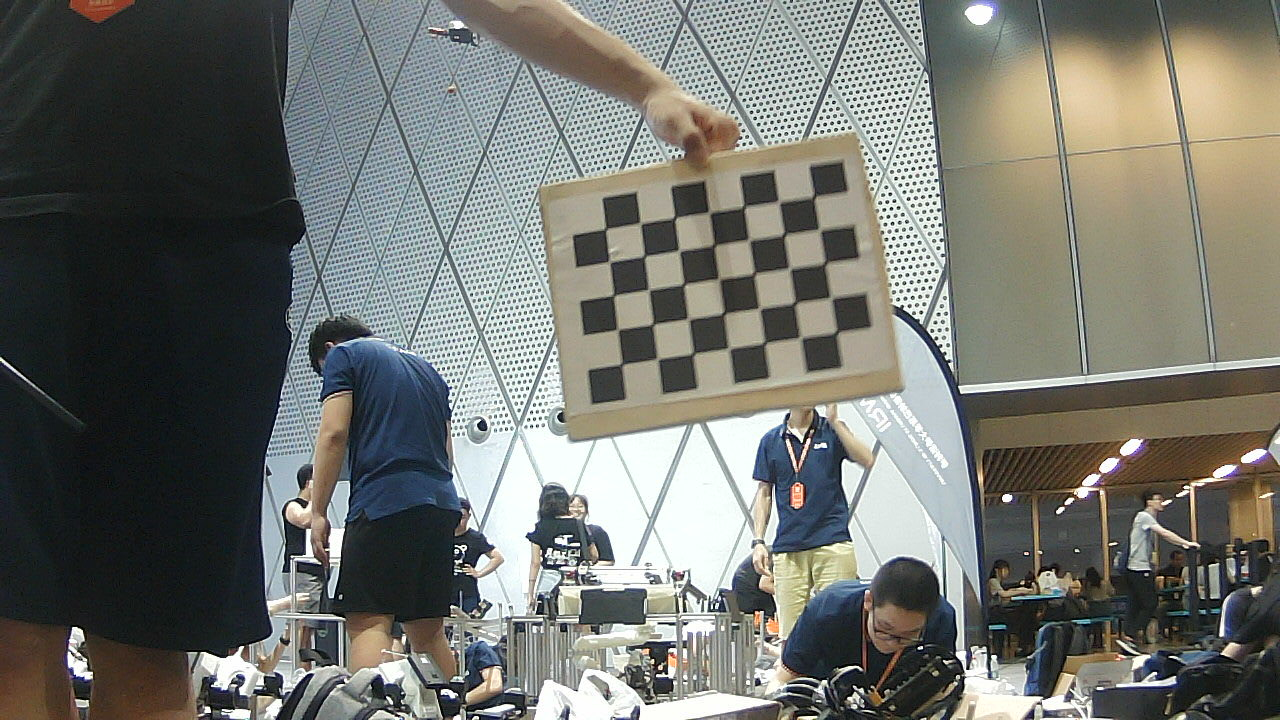
//> input picture picture/my_photo-1.jpg, 1280 x 720 px, given in place of the camera
$ ./main   (built with g++ and OpenCV 4)
//> lines starting //> are read from the running program, lines starting //| are printed output that depends on the picture; after the words box and inside, x2 and y2 are one past the last pixel; in counts of white or black regions, pixels touching at a corner belong together
#include  "angleSol.h"
#include "opencv2/core.hpp"
#include <opencv2/core/utility.hpp>
#include "opencv2/imgproc.hpp"
#include "opencv2/imgcodecs.hpp"
#include "opencv2/videoio.hpp"
#include "opencv2/highgui.hpp"


using namespace std;
using namespace cv;
double angle(Point pt1, Point pt2, Point pt0)
{
    double dx1 = pt1.x - pt0.x;
    double dy1 = pt1.y - pt0.y;
    double dx2 = pt2.x - pt0.x;
    double dy2 = pt2.y - pt0.y;
    return (dx1*dx2 + dy1*dy2) / sqrt((dx1*dx1 + dy1*dy1)*(dx2*dx2 + dy2*dy2) + 1e-10);
}
void findSquares(const Mat& image, vector<vector<Point> >& squares)
{
    int thresh = 50, N = 5;
    squares.clear();

    Mat timg(image);
    medianBlur(image, timg, 5);
    Mat gray0(timg.size(), CV_8U), gray;
    vector<vector<Point> > contours;


    for (int c = 0; c < 3; c++)
    {
        int ch[] = { c, 0 };
        mixChannels(&timg, 1, &gray0, 1, ch, 1);


        for (int l = 0; l < N; l++)
        {

            if (l == 0)
            {
                Canny(gray0, gray, 5, thresh, 5);
                dilate(gray, gray, Mat(), Point(-1, -1));
            }
            else
            {
                gray = gray0 >= (l + 1) * 255 / N;
            }
            //imshow("canny",gray);
            findContours(gray, contours, RETR_LIST, CHAIN_APPROX_SIMPLE);
            imshow("gay",gray);
            vector<Point> approx;
            for (size_t i = 0; i < contours.size(); i++)
            {
                approxPolyDP(Mat(contours[i]), approx, arcLength(Mat(contours[i]), true)*0.02, true);
                if (approx.size() == 4 &&
                    fabs(contourArea(Mat(approx))) > 1000 &&
                    isContourConvex(Mat(approx)))
                {
                    double maxCosine = 0;

                    for (int j = 2; j < 5; j++)
                    {
                        double cosine = fabs(angle(approx[j % 4], approx[j - 2], approx[j - 1]));
                        maxCosine = MAX(maxCosine, cosine);
                    }
                    if (maxCosine < 0.3)
                        squares.push_back(approx);
                }
            }
        }
    }
}
bool descendingArea(const Rect& a,const Rect& b)  {return (a.area()>b.area());}
bool checkSquares(vector<vector<Point> >& squares, Rect& target)
{
    vector<Rect> rects;
    if(squares.size()==0)
    {
        return false;
    }
    for(int i = 0; i<squares.size();i++)
    {
        Rect temp = boundingRect(squares[i]);
        double ratio = (double)temp.height/temp.width;
        if(ratio > 0.4 && ratio < 1.1)
        rects.push_back(temp);
    }
    if(rects.size() == 0)
    {
        return  false;
    }
    sort(rects.begin(),rects.end(),descendingArea);
    target = rects[0];
    return true;
}
int main()
{
    int count = 0;
    VideoCapture cap("/dev/v4l/by-id/usb-HD_Camera_Manufacturer_Stereo_Vision_1_Stereo_Vision_1-video-index0");
    if(!cap.isOpened())
    {
        cout<<"camrea not opened"<<endl;
        return -1;
    }
    while(true)
    {
        Mat img;
        vector<vector<Point>> squares;
        cap >> img;
//> img is the input picture: 720 rows x 1280 cols, CV_8UC3; mean B, G, R 109.7, 115.6, 114.1
        imshow("original",img);
        waitKey(1);
        findSquares(img,squares);
//> in findSquares, `medianBlur(image, timg, 5);`:
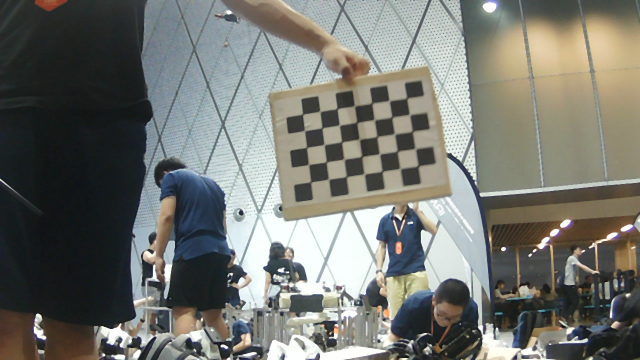
//> image: 720 rows x 1280 cols, CV_8UC3 (shown at 1/2 size); mean B, G, R 111.5, 117.5, 116
//> the loop in findSquares, `for (int c = 0; c < 3; c++)` made 3 passes
//> pass 1, in findSquares, `mixChannels(&timg, 1, &gray0, 1, ch, 1);`:
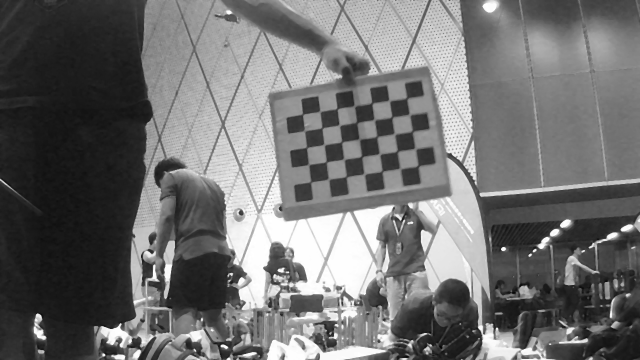
//> gray0: 720 rows x 1280 cols, CV_8UC1 (shown at 1/2 size); min 0, max 255, mean 111.5
//> pass 3, in findSquares, `mixChannels(&timg, 1, &gray0, 1, ch, 1);`:
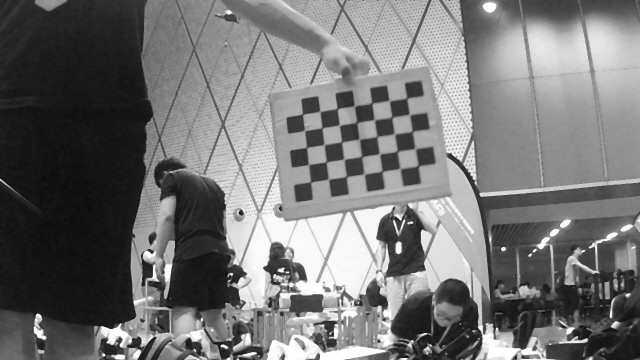
//> gray0: 720 rows x 1280 cols, CV_8UC1 (shown at 1/2 size); min 5, max 255, mean 116
//> after the loop in findSquares, `for (int c = 0; c < 3; c++)`:
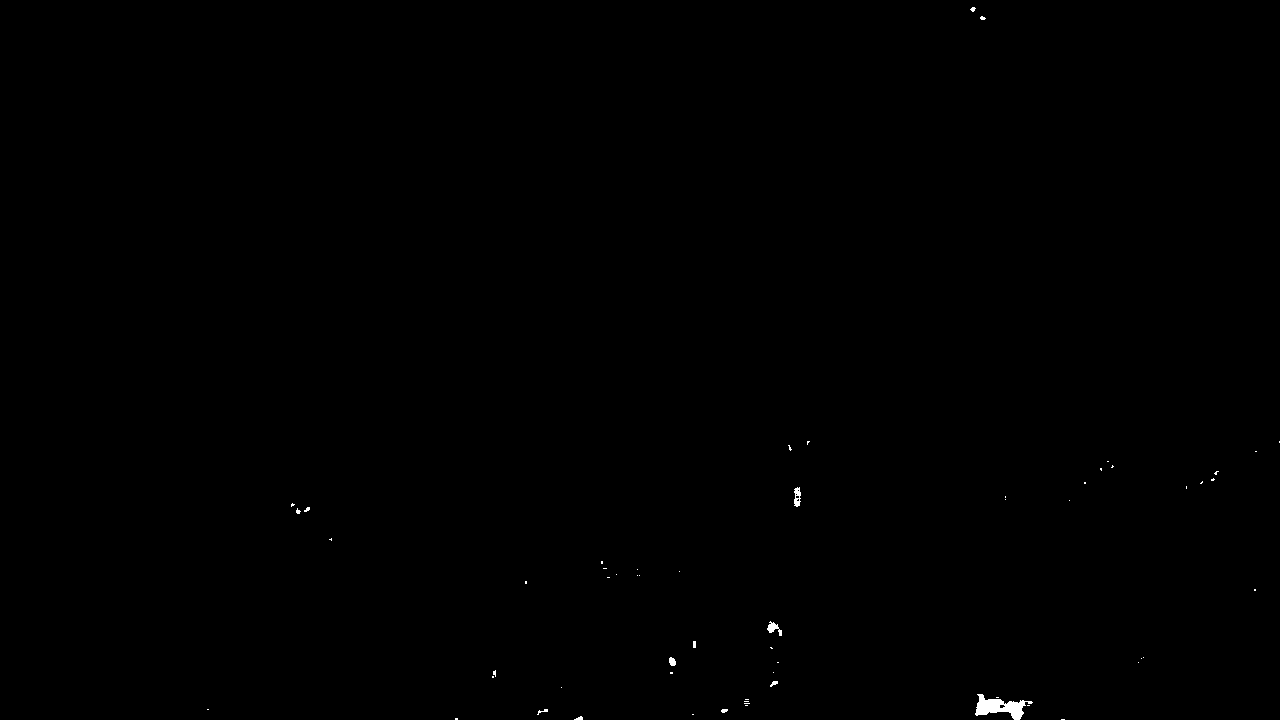
//> gray: 720 rows x 1280 cols, CV_8UC1; 0.14% white; 60 white regions (51 under 20 px)
//> after the loop in findSquares, `for (int c = 0; c < 3; c++)`: contours = 65 contours, 61 with area under 20; largest, box (x1, y1, x2, y2) and area: (975, 694, 1033, 720) 637, (794, 487, 801, 507) 86, (767, 621, 782, 636) 76, (669, 657, 676, 666) 38; squares = 4 contours; box (x1, y1, x2, y2) and area: (0, 0, 1280, 720) 917804, (0, 0, 1280, 720) 917682, (0, 2, 1280, 720) 914485, (1173, 46, 1280, 208) 13780
        Rect target;
        if(checkSquares(squares,target))
//> the loop in checkSquares, `for(int i = 0; i<squares.size();i++)` made 4 passes
//> (temp, ratio) on passes 1 to 4: (Rect(0, 0, 1280, 720), 0.562), (Rect(0, 0, 1280, 720), 0.562), (Rect(1173, 46, 107, 162), 1.51), (Rect(0, 2, 1280, 718), 0.561)
//> in checkSquares, `target = rects[0];`: target = Rect(0, 0, 1280, 720)
//> target = Rect(0, 0, 1280, 720)
        {
//> (the run ends here: the program needs code that is not available in this run, at `AngleSolver ag;`)

$ run again, on picture/my_photo-10.jpg
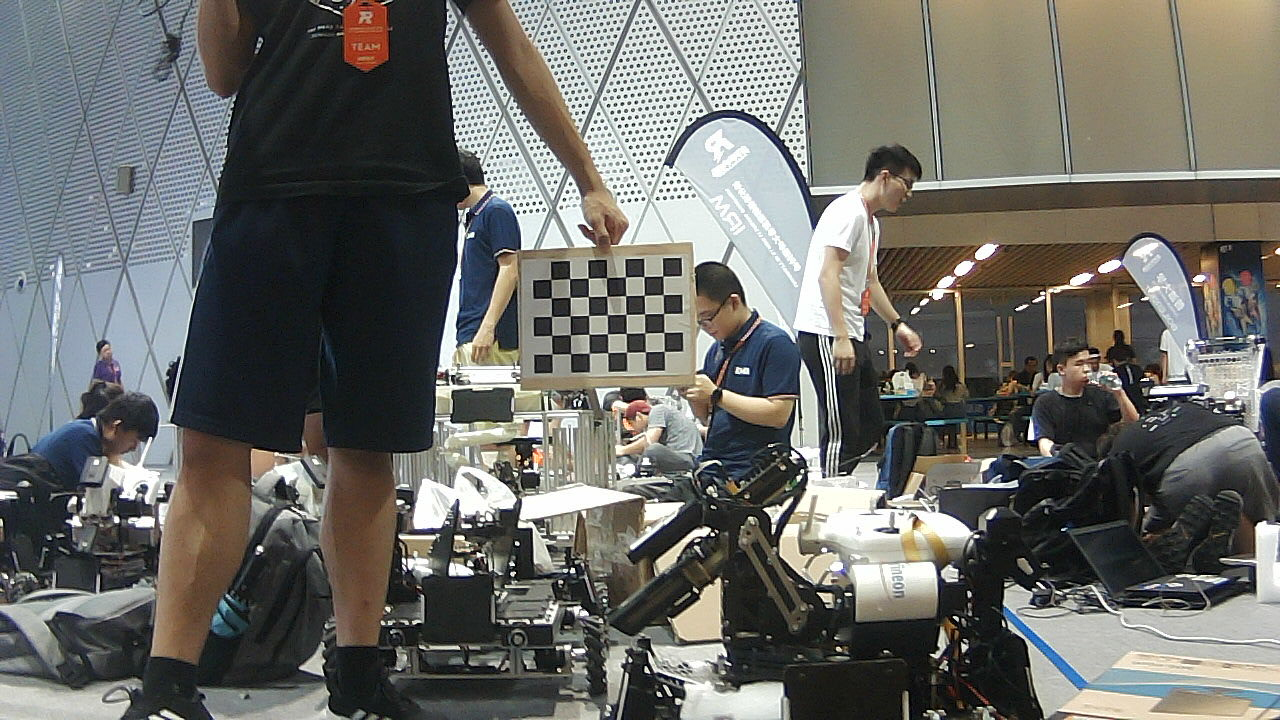
//> input picture picture/my_photo-10.jpg, 1280 x 720 px, given in place of the camera
//> img is the input picture: 720 rows x 1280 cols, CV_8UC3; mean B, G, R 103.6, 107.9, 107.8
//> the loop in findSquares, `for (int c = 0; c < 3; c++)` made 3 passes
//> pass 1, in findSquares, `mixChannels(&timg, 1, &gray0, 1, ch, 1);`:
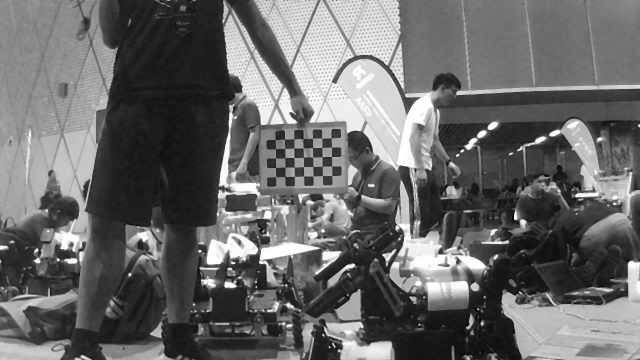
//> gray0: 720 rows x 1280 cols, CV_8UC1 (shown at 1/2 size); min 0, max 255, mean 104.4
//> after the loop in findSquares, `for (int c = 0; c < 3; c++)`:
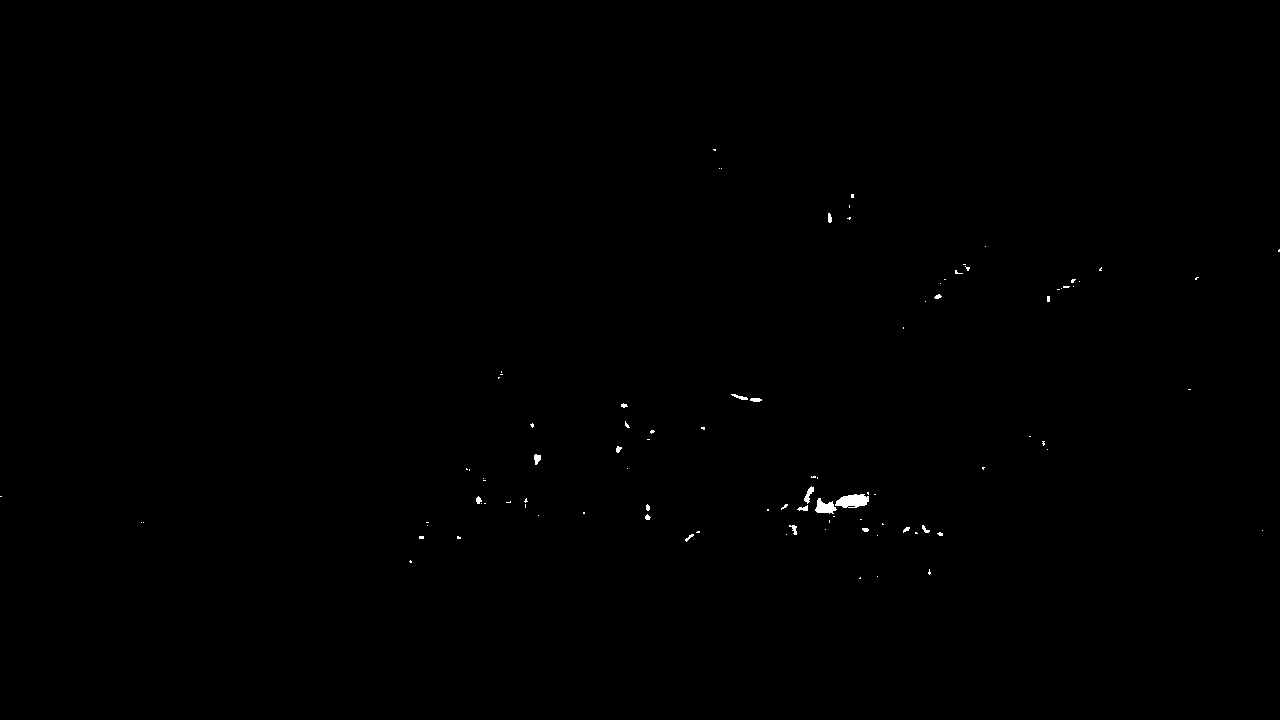
//> gray: 720 rows x 1280 cols, CV_8UC1; 0.17% white; 96 white regions (77 under 20 px)
//> after the loop in findSquares, `for (int c = 0; c < 3; c++)`: contours = 97 contours, 87 with area under 20; largest, box (x1, y1, x2, y2) and area: (835, 494, 869, 508) 315, (815, 498, 837, 514) 178, (804, 486, 814, 504) 60, (534, 454, 541, 465) 40, (731, 394, 748, 400) 30; squares = 5 contours; box (x1, y1, x2, y2) and area: (0, 0, 1280, 720) 917682, (0, 0, 1280, 720) 917682, (0, 0, 1280, 719) 915124, (1214, 203, 1280, 241) 2190, (449, 389, 515, 423) 1856
//> the loop in checkSquares, `for(int i = 0; i<squares.size();i++)` made 5 passes
//> (temp, ratio) on passes 1 to 5: (Rect(0, 0, 1280, 719), 0.562), (Rect(0, 0, 1280, 720), 0.562), (Rect(449, 389, 66, 34), 0.515), (Rect(1214, 203, 66, 38), 0.576), (Rect(0, 0, 1280, 720), 0.562)
//> rects = 5 Rects (x, y, width, height): [0, 0, 1280, 720], [0, 0, 1280, 720], [0, 0, 1280, 719], [1214, 203, 66, 38], [449, 389, 66, 34]
//> in checkSquares, `target = rects[0];`: target = Rect(0, 0, 1280, 720)

$ run again, on picture/my_photo-11.jpg
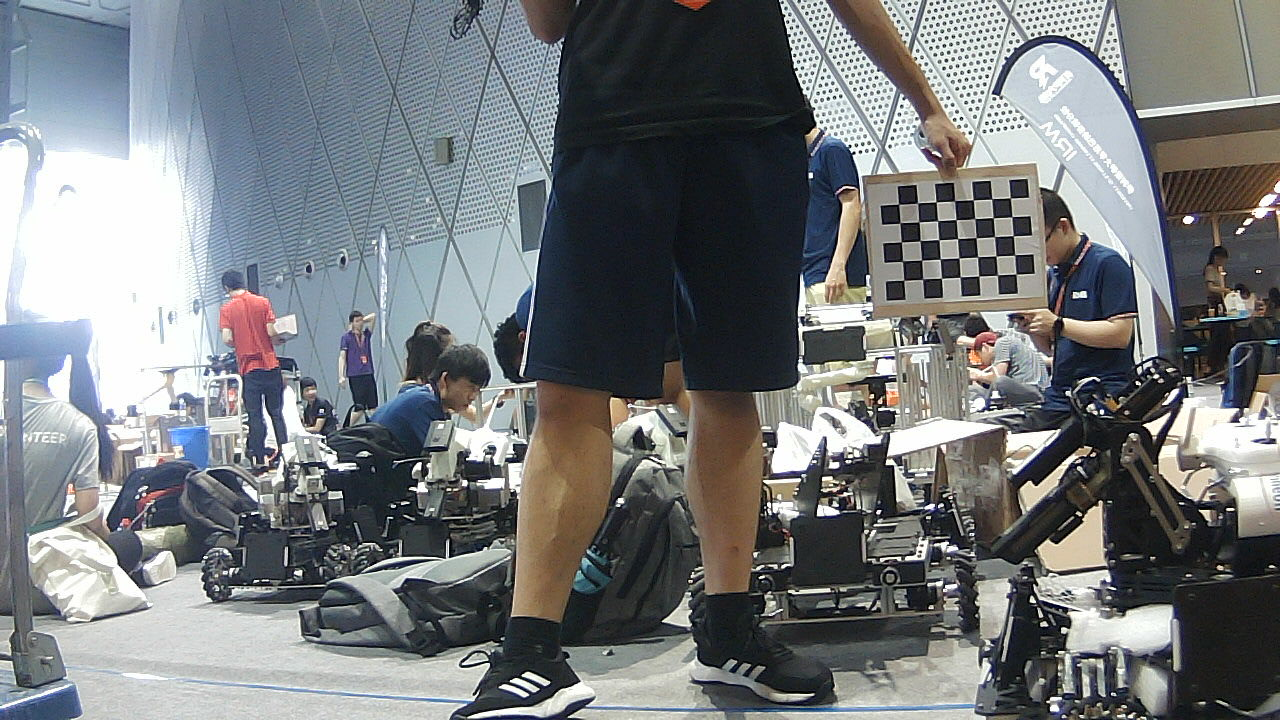
//> input picture picture/my_photo-11.jpg, 1280 x 720 px, given in place of the camera
//> img is the input picture: 720 rows x 1280 cols, CV_8UC3; mean B, G, R 123.8, 121.4, 117.9
//> the loop in findSquares, `for (int c = 0; c < 3; c++)` made 3 passes
//> pass 1, in findSquares, `mixChannels(&timg, 1, &gray0, 1, ch, 1);`:
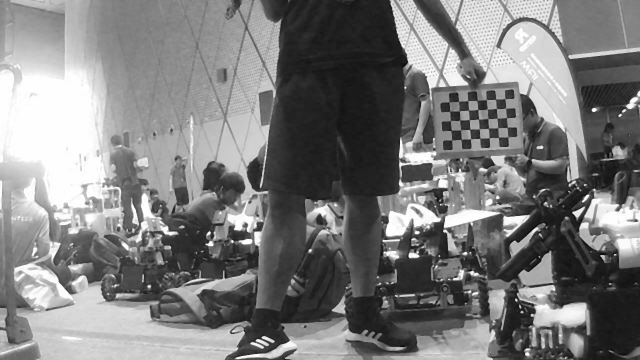
//> gray0: 720 rows x 1280 cols, CV_8UC1 (shown at 1/2 size); min 0, max 255, mean 124.1
//> after the loop in findSquares, `for (int c = 0; c < 3; c++)`:
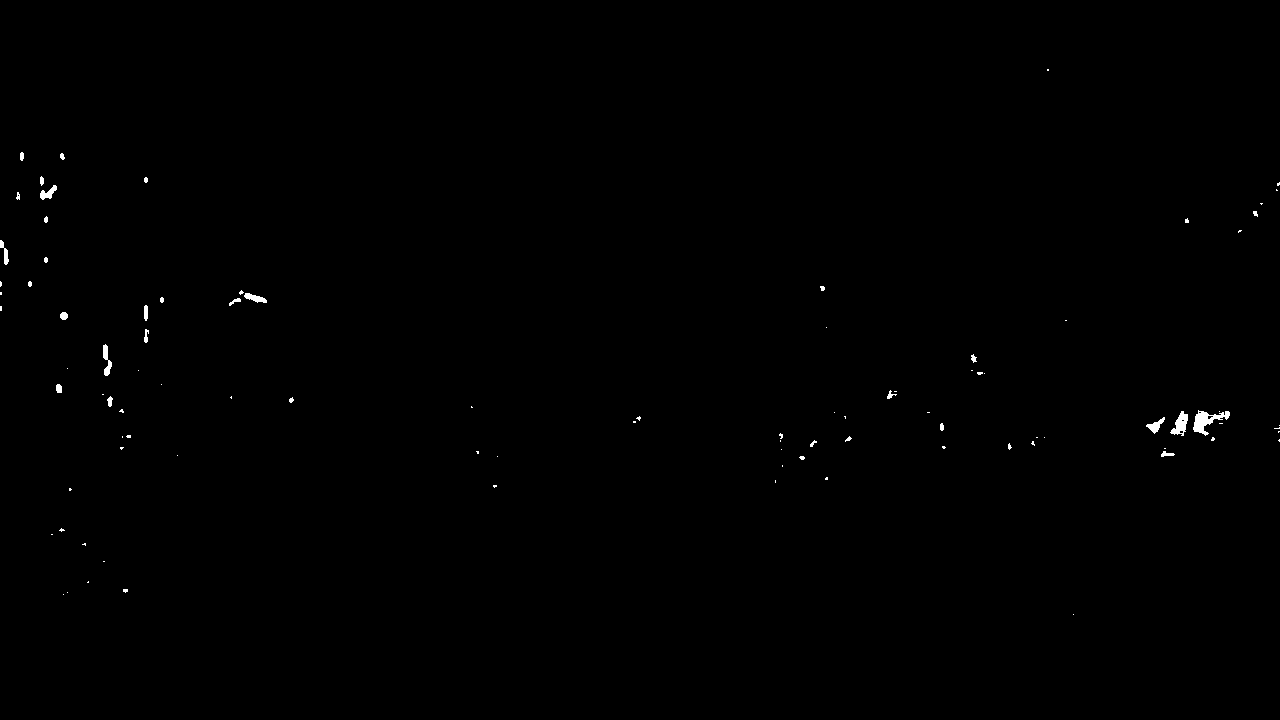
//> gray: 720 rows x 1280 cols, CV_8UC1; 0.26% white; 96 white regions (65 under 20 px)
//> after the loop in findSquares, `for (int c = 0; c < 3; c++)`: contours = 101 contours, 83 with area under 20; largest, box (x1, y1, x2, y2) and area: (1193, 410, 1230, 436) 344, (1170, 411, 1188, 436) 208, (103, 344, 112, 376) 112, (1146, 417, 1165, 434) 104, (40, 185, 57, 200) 100; squares = 5 contours; box (x1, y1, x2, y2) and area: (0, 0, 1280, 720) 918962, (0, 0, 1280, 720) 918962, (0, 0, 1280, 720) 918962, (802, 327, 865, 363) 1966, (802, 327, 865, 363) 1958
//> the loop in checkSquares, `for(int i = 0; i<squares.size();i++)` made 5 passes
//> (temp, ratio) on passes 1 to 5: (Rect(0, 0, 1280, 720), 0.562), (Rect(802, 327, 63, 36), 0.571), (Rect(0, 0, 1280, 720), 0.562), (Rect(802, 327, 63, 36), 0.571), (Rect(0, 0, 1280, 720), 0.562)
//> rects = 5 Rects (x, y, width, height): [0, 0, 1280, 720], [0, 0, 1280, 720], [0, 0, 1280, 720], [802, 327, 63, 36], [802, 327, 63, 36]
//> in checkSquares, `target = rects[0];`: target = Rect(0, 0, 1280, 720)
